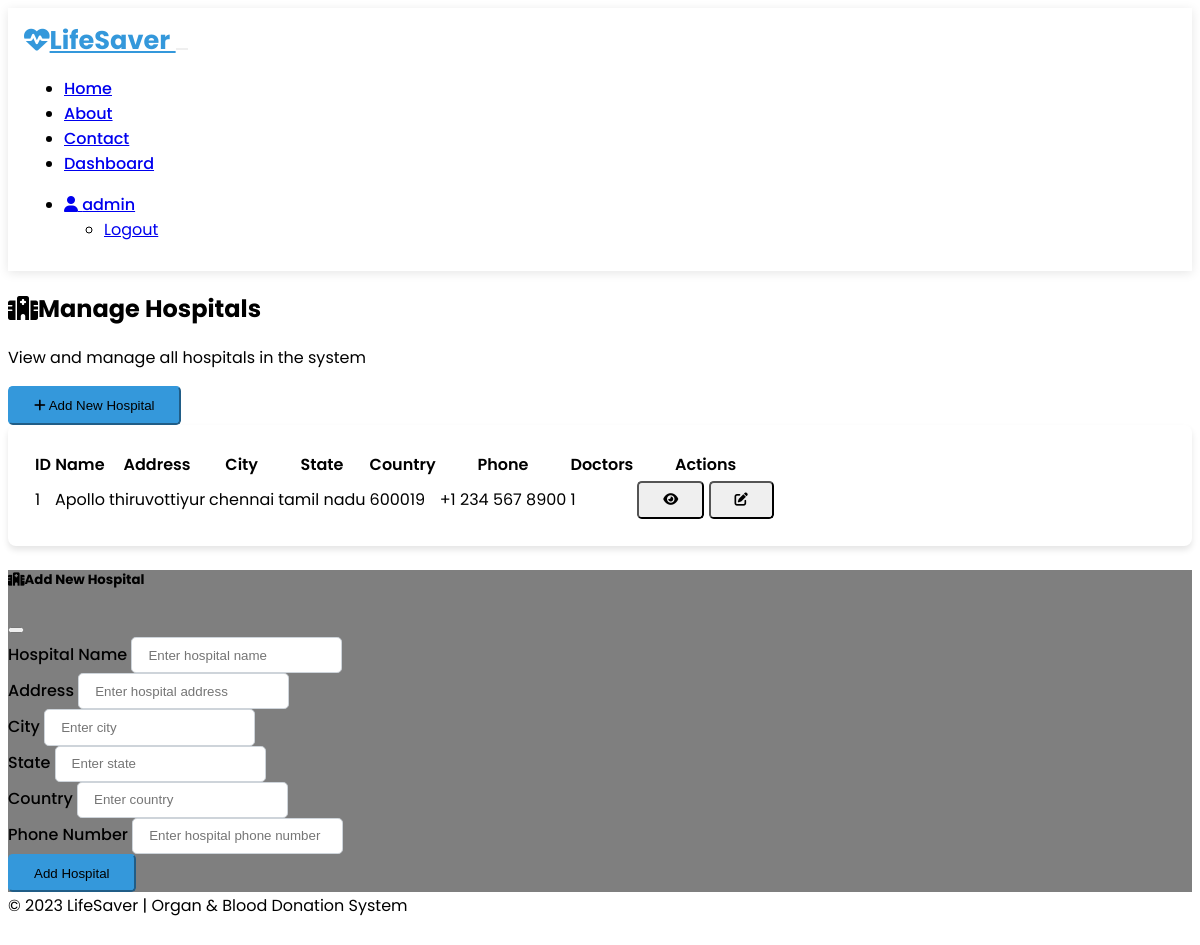
The app's page /admin/hospitals (signed in) with its own data.
### models.py (models this page shows, shortened)
class User(UserMixin, db.Model):
    id = db.Column(db.Integer, primary_key=True)
    username = db.Column(db.String(64), unique=True, nullable=False)
    email = db.Column(db.String(120), unique=True, nullable=False)
    password_hash = db.Column(db.String(256), nullable=False)
    role_id = db.Column(db.Integer, db.ForeignKey('role.id'), nullable=False)
    phone = db.Column(db.String(20))
    address = db.Column(db.String(200))
    is_verified = db.Column(db.Boolean, default=False)
    date_registered = db.Column(db.DateTime, default=datetime.utcnow)
    organ_donations = db.relationship('OrganDonation', backref='donor', lazy=True)
    organ_requests = db.relationship('OrganRequest', backref='requester', lazy=True)
    blood_donations = db.relationship('BloodDonation', backref='donor', lazy=True)
    blood_requests = db.relationship('BloodRequest', backref='requester', lazy=True)
    def get_role(self):
        return self.role_info.name

class Hospital(db.Model):
    id = db.Column(db.Integer, primary_key=True)
    name = db.Column(db.String(100), nullable=False)
    address = db.Column(db.String(200), nullable=False)
    city = db.Column(db.String(50), nullable=False)
    state = db.Column(db.String(50), nullable=False)
    country = db.Column(db.String(50), nullable=False)
    phone = db.Column(db.String(20))
    doctors = db.relationship('Doctor', backref='hospital', lazy=True)

### routes/admin.py (the view)
    @login_required
    def decorated_function(*args, **kwargs):
        if current_user.get_role() != 'admin':
            flash('You do not have permission to access this page.', 'danger')
            return redirect(url_for('index'))
        return f(*args, **kwargs)

### templates/admin/hospitals.html (shortened to what this page needs)
{% extends 'layout.html' %}
{% block content %}
<section class="container py-4">
    <div class="d-flex justify-content-between align-items-center mb-4">
        <div>
            <h1 class="mb-0"><i class="fas fa-hospital me-2"></i>Manage Hospitals</h1>
            <p class="lead">View and manage all hospitals in the system</p>
        </div>
        {% if not add_mode %}
        <button type="button" class="btn btn-primary" data-bs-toggle="modal" data-bs-target="#addHospitalModal">
            <i class="fas fa-plus me-1"></i> Add New Hospital
        </button>
        {% endif %}
    </div>
    {% if add_mode %}
    <div class="row mb-4">
        <div class="col-md-8 offset-md-2">
            <div class="card bg-dark animate-on-scroll" data-animation="fade-in">
                <div class="card-header bg-primary text-white">
                    <h3 class="mb-0"><i class="fas fa-hospital me-2"></i>Add New Hospital</h3>
                </div>
                <div class="card-body">
                    <form method="POST" action="{{ url_for('admin.add_hospital') }}" class="needs-validation" novalidate>
                        {{ form.hidden_tag() }}
                        <div class="mb-3">
                            <label for="name" class="form-label">{{ form.name.label }}</label>
                            {{ form.name(class="form-control", placeholder="Enter hospital name") }}
                            {% if form.name.errors %}
                                {% for error in form.name.errors %}
                                    <div class="text-danger">{{ error }}</div>
                                {% endfor %}
                            {% endif %}
                        </div>
                        <div class="mb-3">
                            <label for="address" class="form-label">{{ form.address.label }}</label>
                            {{ form.address(class="form-control", placeholder="Enter hospital address") }}
                            {% if form.address.errors %}
                                {% for error in form.address.errors %}
                                    <div class="text-danger">{{ error }}</div>
                                {% endfor %}
                            {% endif %}
                        </div>
                        <div class="row mb-3">
                            <div class="col-md-4 mb-3 mb-md-0">
                                <label for="city" class="form-label">{{ form.city.label }}</label>
                                {{ form.city(class="form-control", placeholder="Enter city") }}
                                {% if form.city.errors %}
                                    {% for error in form.city.errors %}
                                        <div class="text-danger">{{ error }}</div>
                                    {% endfor %}
                                {% endif %}
                            </div>
                            <div class="col-md-4 mb-3 mb-md-0">
                                <label for="state" class="form-label">{{ form.state.label }}</label>
                                {{ form.state(class="form-control", placeholder="Enter state") }}
                                {% if form.state.errors %}
                                    {% for error in form.state.errors %}
                                        <div class="text-danger">{{ error }}</div>
                                    {% endfor %}
                                {% endif %}
                            </div>
                            <div class="col-md-4">
                                <label for="country" class="form-label">{{ form.country.label }}</label>
                                {{ form.country(class="form-control", placeholder="Enter country") }}
                                {% if form.country.errors %}
                                    {% for error in form.country.errors %}
                                        <div class="text-danger">{{ error }}</div>
                                    {% endfor %}
                                {% endif %}
                            </div>
                        </div>
                        <div class="mb-3">
                            <label for="phone" class="form-label">{{ form.phone.label }}</label>
                            {{ form.phone(class="form-control", placeholder="Enter hospital phone number") }}
                            {% if form.phone.errors %}
                                {% for error in form.phone.errors %}
                                    <div class="text-danger">{{ error }}</div>
                                {% endfor %}
                            {% endif %}
                        </div>
                        <div class="d-flex justify-content-between mt-4">
                            <a href="{{ url_for('admin.hospitals') }}" class="btn btn-secondary">
                                <i class="fas fa-arrow-left me-1"></i> Back to Hospitals
                            </a>
                            {{ form.submit(class="btn btn-primary") }}
                        </div>
                    </form>
                </div>
            </div>
        </div>
    </div>
    {% else %}
    <div class="card bg-dark animate-on-scroll" data-animation="fade-in">
        <div class="card-body">
            {% if hospitals %}
                <div class="table-responsive">
                    <table class="table table-hover">
                        <thead>
                            <tr>
                                <th>ID</th>
                                <th>Name</th>
                                <th>Address</th>
                                <th>City</th>
                                <th>State</th>
                                <th>Country</th>
                                <th>Phone</th>
                                <th>Doctors</th>
                                <th>Actions</th>
                            </tr>
                        </thead>
                        <tbody>
                            {% for hospital in hospitals %}
                            <tr>
                                <td>{{ hospital.id }}</td>
                                <td>{{ hospital.name }}</td>
                                <td>{{ hospital.address }}</td>
                                <td>{{ hospital.city }}</td>
                                <td>{{ hospital.state }}</td>
                                <td>{{ hospital.country }}</td>
                                <td>{{ hospital.phone }}</td>
                                <td>{{ hospital.doctors|length }}</td>
                                <td>
                                    <div class="btn-group btn-group-sm">
                                        <button type="button" class="btn btn-info" data-bs-toggle="tooltip" title="View Details">
                                            <i class="fas fa-eye"></i>
                                        </button>
                                        <button type="button" class="btn btn-warning" data-bs-toggle="tooltip" title="Edit">
                                            <i class="fas fa-edit"></i>
                                        </button>
                                    </div>
                                </td>
                            </tr>
                            {% endfor %}
                        </tbody>
                    </table>
                </div>
            {% else %}
                <div class="text-center py-5">
                    <i class="fas fa-hospital fa-4x text-secondary mb-3"></i>
                    <h4>No hospitals found</h4>
                    <p>Click the button above to add your first hospital</p>
                </div>
            {% endif %}
        </div>
    </div>
    {% endif %}
    <div class="modal fade" id="addHospitalModal" tabindex="-1" aria-labelledby="addHospitalModalLabel" aria-hidden="true">
        <div class="modal-dialog modal-lg">
            <div class="modal-content bg-dark">
                <div class="modal-header">
                    <h5 class="modal-title" id="addHospitalModalLabel"><i class="fas fa-hospital me-2"></i>Add New Hospital</h5>
                    <button type="button" class="btn-close" data-bs-dismiss="modal" aria-label="Close"></button>
                </div>
                <div class="modal-body">
                    <form method="POST" action="{{ url_for('admin.add_hospital') }}" class="needs-validation" novalidate>
                        <div class="mb-3">
                            <label for="name" class="form-label">{{ form.name.label }}</label>
                            {{ form.name(class="form-control", placeholder="Enter hospital name") }}
                        </div>
                        <div class="mb-3">
                            <label for="address" class="form-label">{{ form.address.label }}</label>
                            {{ form.address(class="form-control", placeholder="Enter hospital address") }}
                        </div>
                        <div class="row mb-3">
                            <div class="col-md-4 mb-3 mb-md-0">
                                <label for="city" class="form-label">{{ form.city.label }}</label>
                                {{ form.city(class="form-control", placeholder="Enter city") }}
                            </div>
                            <div class="col-md-4 mb-3 mb-md-0">
                                <label for="state" class="form-label">{{ form.state.label }}</label>
                                {{ form.state(class="form-control", placeholder="Enter state") }}
                            </div>
                            <div class="col-md-4">
                                <label for="country" class="form-label">{{ form.country.label }}</label>
                                {{ form.country(class="form-control", placeholder="Enter country") }}
                            </div>
                        </div>
                        <div class="mb-3">
                            <label for="phone" class="form-label">{{ form.phone.label }}</label>
                            {{ form.phone(class="form-control", placeholder="Enter hospital phone number") }}
                        </div>
                        <div class="d-grid">
                            {{ form.submit(class="btn btn-primary") }}
                        </div>
                    </form>
                </div>
            </div>
        </div>
    </div>
</section>
{% endblock %}

### templates/layout.html (shortened to what this page needs)
<!DOCTYPE html>
<html lang="en" data-bs-theme="dark">
<head>
    <link rel="stylesheet" href="https://cdn.replit.com/agent/bootstrap-agent-dark-theme.min.css">
    <link rel="stylesheet" href="https://cdnjs.cloudflare.com/ajax/libs/font-awesome/6.3.0/css/all.min.css">
    <link rel="stylesheet" href="{{ url_for('static', filename='css/styles.css') }}">
</head>
<body {% if scroll_to %}data-scroll-to="{{ scroll_to }}"{% endif %}>
    <nav class="navbar navbar-expand-lg navbar-dark bg-dark">
        <div class="container">
            <a class="navbar-brand" href="{{ url_for('index') }}">
                <i class="fas fa-heartbeat me-2"></i>LifeSaver
            </a>
            <button class="navbar-toggler" type="button" data-bs-toggle="collapse" data-bs-target="#navbarNav">
            </button>
            <div class="collapse navbar-collapse" id="navbarNav">
                <ul class="navbar-nav me-auto">
                    <li class="nav-item">
                        <a class="nav-link" href="{{ url_for('index') }}">Home</a>
                    </li>
                    <li class="nav-item">
                        <a class="nav-link" href="{{ url_for('about') }}">About</a>
                    </li>
                    <li class="nav-item">
                        <a class="nav-link" href="{{ url_for('contact') }}">Contact</a>
                    </li>
                    {% if current_user.is_authenticated %}
                        {% if current_user.get_role() == 'admin' %}
                            <li class="nav-item">
                                <a class="nav-link" href="{{ url_for('admin.dashboard') }}">Dashboard</a>
                            </li>
                        {% elif current_user.get_role() == 'doctor' %}
                            <li class="nav-item">
                                <a class="nav-link" href="{{ url_for('doctor.dashboard') }}">Dashboard</a>
                            </li>
                        {% elif current_user.get_role() == 'user' %}
                            <li class="nav-item">
                                <a class="nav-link" href="{{ url_for('user.dashboard') }}">Dashboard</a>
                            </li>
                        {% endif %}
                    {% endif %}
                </ul>
                <ul class="navbar-nav ms-auto">
                    {% if current_user.is_authenticated %}
                        <li class="nav-item dropdown">
                            <a class="nav-link dropdown-toggle" href="#" id="navbarDropdown" role="button" data-bs-toggle="dropdown">
                                <i class="fas fa-user me-1"></i> {{ current_user.username }}
                            </a>
                            <ul class="dropdown-menu dropdown-menu-end">
                                <li><a class="dropdown-item" href="{{ url_for('auth.logout') }}">Logout</a></li>
                            </ul>
                        </li>
                    {% endif %}
                </ul>
            </div>
        </div>
    </nav>
    <div class="content">
        {% block content %}{% endblock %}
    </div>
    <footer class="footer bg-dark text-light text-center">
        <div class="container">
            <span>&copy; 2023 LifeSaver | Organ & Blood Donation System</span>
        </div>
    </footer>
</body>
</html>

### records on screen
User: username "admin"
Hospital: id "1", name "Apollo", address "thiruvottiyur", city "chennai", state "tamil nadu", country "600019", phone "+1 234 567 8900", doctors|length "1"
